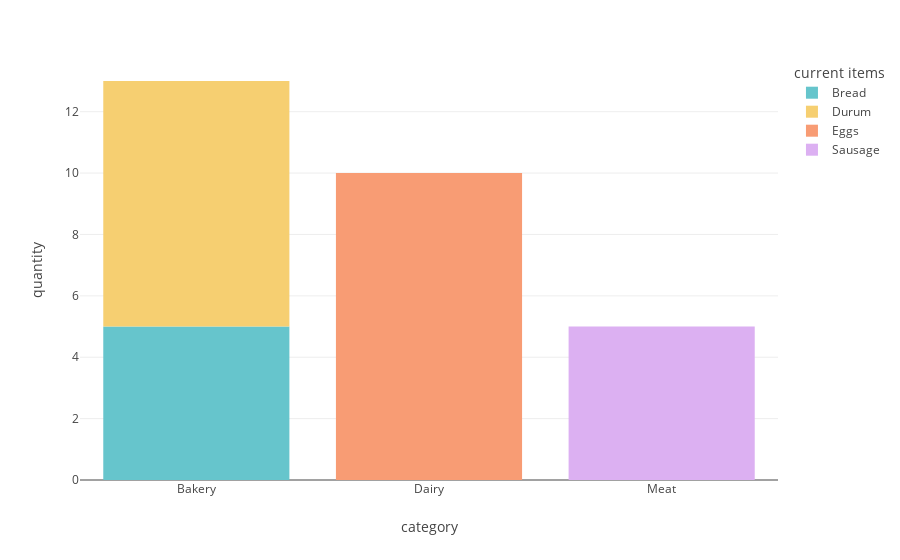
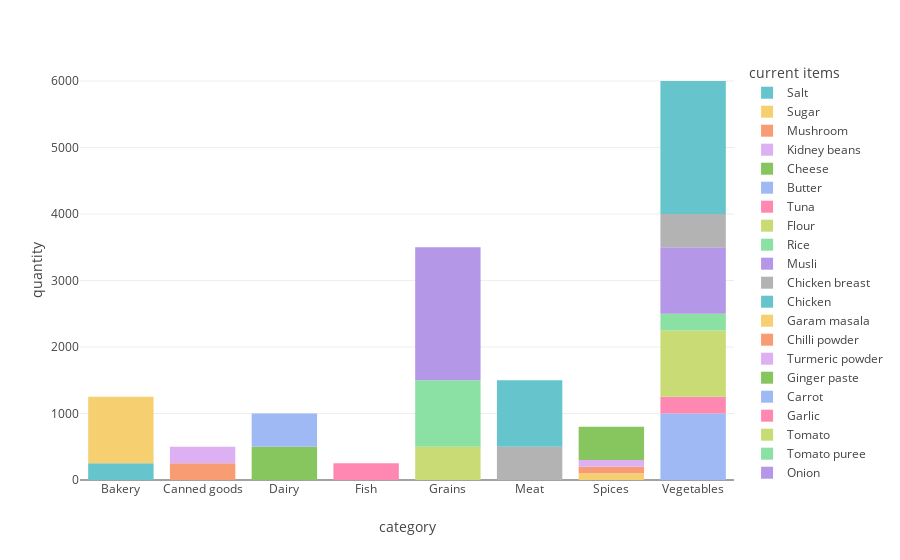
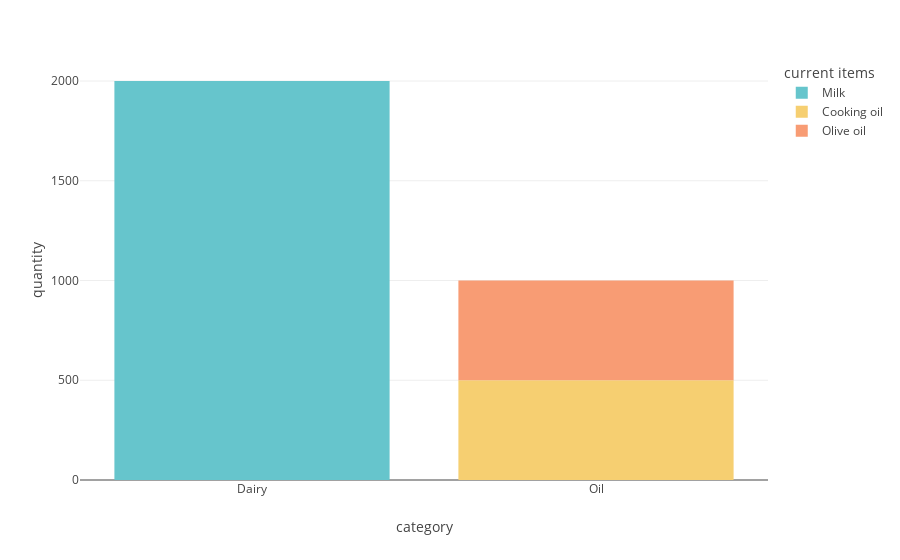

These figures' notebook cell, in order:
### Code cell
def plot(dataFrame):
    
    colors = {'Bakery': 'rgb(31, 119, 180)', 
              'Canned goods': 'rgb(255, 127, 14)', 
              'Dairy': 'rgb(44, 160, 44)', 
              'Fish': 'rgb(214, 39, 40)', 
              'Fruits': 'rgb(148, 103, 189)', 
              'Grains': 'rgb(140, 86, 75)', 
              'Meat': 'rgb(227, 119, 194)', 
              'Oil': 'rgb(127, 127, 127)', 
              'Spices': 'rgb(188, 189, 34)', 
              'Vegetables': 'rgb(23, 190, 207)'
              }
    
    
    piece_df = dataFrame.loc[dataFrame['unit'] == 'Piece']
    gram_df = dataFrame.loc[dataFrame['unit'] == 'Gram']
    millilitre_df = dataFrame.loc[dataFrame['unit'] == 'Millilitre']
    

    fig1 = px.bar(piece_df, x='category', y='quantity', color='current items',color_discrete_sequence=px.colors.qualitative.Pastel)
    fig2 = px.bar(gram_df, x='category', y='quantity', color='current items',color_discrete_sequence=px.colors.qualitative.Pastel)
    fig3 = px.bar(millilitre_df, x='category', y='quantity', color='current items',color_discrete_sequence=px.colors.qualitative.Pastel)


    
    fig1.show()
    fig2.show()
    fig3.show()
    
plot(catagorized_list_lowered_unit_converted_sorted_to_sentence)

### Figure 1 — Plotly figure (JSON) as saved in the notebook; plotly's stock layout.template omitted (floating-point values rounded to 4 significant figures)
{"data": [{"alignmentgroup": "True", "hovertemplate": "current items=Bread <br>category=%{x}<br>quantity=%{y}<extra></extra>", "legendgroup": "Bread ", "marker": {"color": "rgb(102, 197, 204)", "pattern": {"shape": ""}}, "name": "Bread ", "offsetgroup": "Bread ", "orientation": "v", "showlegend": true, "textposition": "auto", "type": "bar", "x": ["Bakery"], "xaxis": "x", "y": [5], "yaxis": "y"}, {"alignmentgroup": "True", "hovertemplate": "current items=Durum<br>category=%{x}<br>quantity=%{y}<extra></extra>", "legendgroup": "Durum", "marker": {"color": "rgb(246, 207, 113)", "pattern": {"shape": ""}}, "name": "Durum", "offsetgroup": "Durum", "orientation": "v", "showlegend": true, "textposition": "auto", "type": "bar", "x": ["Bakery"], "xaxis": "x", "y": [8], "yaxis": "y"}, {"alignmentgroup": "True", "hovertemplate": "current items=Eggs<br>category=%{x}<br>quantity=%{y}<extra></extra>", "legendgroup": "Eggs", "marker": {"color": "rgb(248, 156, 116)", "pattern": {"shape": ""}}, "name": "Eggs", "offsetgroup": "Eggs", "orientation": "v", "showlegend": true, "textposition": "auto", "type": "bar", "x": ["Dairy"], "xaxis": "x", "y": [10], "yaxis": "y"}, {"alignmentgroup": "True", "hovertemplate": "current items=Sausage <br>category=%{x}<br>quantity=%{y}<extra></extra>", "legendgroup": "Sausage ", "marker": {"color": "rgb(220, 176, 242)", "pattern": {"shape": ""}}, "name": "Sausage ", "offsetgroup": "Sausage ", "orientation": "v", "showlegend": true, "textposition": "auto", "type": "bar", "x": ["Meat"], "xaxis": "x", "y": [5], "yaxis": "y"}], "layout": {"barmode": "relative", "legend": {"title": {"text": "current items"}, "tracegroupgap": 0}, "margin": {"t": 60}, "xaxis": {"anchor": "y", "domain": [0, 1], "title": {"text": "category"}}, "yaxis": {"anchor": "x", "domain": [0, 1], "title": {"text": "quantity"}}}}

### Figure 2 — Plotly figure (JSON) as saved in the notebook; plotly's stock layout.template omitted (floating-point values rounded to 4 significant figures)
{"data": [{"alignmentgroup": "True", "hovertemplate": "current items=Salt<br>category=%{x}<br>quantity=%{y}<extra></extra>", "legendgroup": "Salt", "marker": {"color": "rgb(102, 197, 204)", "pattern": {"shape": ""}}, "name": "Salt", "offsetgroup": "Salt", "orientation": "v", "showlegend": true, "textposition": "auto", "type": "bar", "x": ["Bakery"], "xaxis": "x", "y": [250], "yaxis": "y"}, {"alignmentgroup": "True", "hovertemplate": "current items=Sugar<br>category=%{x}<br>quantity=%{y}<extra></extra>", "legendgroup": "Sugar", "marker": {"color": "rgb(246, 207, 113)", "pattern": {"shape": ""}}, "name": "Sugar", "offsetgroup": "Sugar", "orientation": "v", "showlegend": true, "textposition": "auto", "type": "bar", "x": ["Bakery"], "xaxis": "x", "y": [1000], "yaxis": "y"}, {"alignmentgroup": "True", "hovertemplate": "current items=Mushroom<br>category=%{x}<br>quantity=%{y}<extra></extra>", "legendgroup": "Mushroom", "marker": {"color": "rgb(248, 156, 116)", "pattern": {"shape": ""}}, "name": "Mushroom", "offsetgroup": "Mushroom", "orientation": "v", "showlegend": true, "textposition": "auto", "type": "bar", "x": ["Canned goods"], "xaxis": "x", "y": [250], "yaxis": "y"}, {"alignmentgroup": "True", "hovertemplate": "current items=Kidney beans<br>category=%{x}<br>quantity=%{y}<extra></extra>", "legendgroup": "Kidney beans", "marker": {"color": "rgb(220, 176, 242)", "pattern": {"shape": ""}}, "name": "Kidney beans", "offsetgroup": "Kidney beans", "orientation": "v", "showlegend": true, "textposition": "auto", "type": "bar", "x": ["Canned goods"], "xaxis": "x", "y": [250], "yaxis": "y"}, {"alignmentgroup": "True", "hovertemplate": "current items=Cheese<br>category=%{x}<br>quantity=%{y}<extra></extra>", "legendgroup": "Cheese", "marker": {"color": "rgb(135, 197, 95)", "pattern": {"shape": ""}}, "name": "Cheese", "offsetgroup": "Cheese", "orientation": "v", "showlegend": true, "textposition": "auto", "type": "bar", "x": ["Dairy"], "xaxis": "x", "y": [500], "yaxis": "y"}, {"alignmentgroup": "True", "hovertemplate": "current items=Butter<br>category=%{x}<br>quantity=%{y}<extra></extra>", "legendgroup": "Butter", "marker": {"color": "rgb(158, 185, 243)", "pattern": {"shape": ""}}, "name": "Butter", "offsetgroup": "Butter", "orientation": "v", "showlegend": true, "textposition": "auto", "type": "bar", "x": ["Dairy"], "xaxis": "x", "y": [500], "yaxis": "y"}, {"alignmentgroup": "True", "hovertemplate": "current items=Tuna<br>category=%{x}<br>quantity=%{y}<extra></extra>", "legendgroup": "Tuna", "marker": {"color": "rgb(254, 136, 177)", "pattern": {"shape": ""}}, "name": "Tuna", "offsetgroup": "Tuna", "orientation": "v", "showlegend": true, "textposition": "auto", "type": "bar", "x": ["Fish"], "xaxis": "x", "y": [250], "yaxis": "y"}, {"alignmentgroup": "True", "hovertemplate": "current items=Flour<br>category=%{x}<br>quantity=%{y}<extra></extra>", "legendgroup": "Flour", "marker": {"color": "rgb(201, 219, 116)", "pattern": {"shape": ""}}, "name": "Flour", "offsetgroup": "Flour", "orientation": "v", "showlegend": true, "textposition": "auto", "type": "bar", "x": ["Grains"], "xaxis": "x", "y": [500], "yaxis": "y"}, {"alignmentgroup": "True", "hovertemplate": "current items=Rice <br>category=%{x}<br>quantity=%{y}<extra></extra>", "legendgroup": "Rice ", "marker": {"color": "rgb(139, 224, 164)", "pattern": {"shape": ""}}, "name": "Rice ", "offsetgroup": "Rice ", "orientation": "v", "showlegend": true, "textposition": "auto", "type": "bar", "x": ["Grains"], "xaxis": "x", "y": [1000], "yaxis": "y"}, {"alignmentgroup": "True", "hovertemplate": "current items=Musli<br>category=%{x}<br>quantity=%{y}<extra></extra>", "legendgroup": "Musli", "marker": {"color": "rgb(180, 151, 231)", "pattern": {"shape": ""}}, "name": "Musli", "offsetgroup": "Musli", "orientation": "v", "showlegend": true, "textposition": "auto", "type": "bar", "x": ["Grains"], "xaxis": "x", "y": [2000], "yaxis": "y"}, {"alignmentgroup": "True", "hovertemplate": "current items=Chicken breast <br>category=%{x}<br>quantity=%{y}<extra></extra>", "legendgroup": "Chicken breast ", "marker": {"color": "rgb(179, 179, 179)", "pattern": {"shape": ""}}, "name": "Chicken breast ", "offsetgroup": "Chicken breast ", "orientation": "v", "showlegend": true, "textposition": "auto", "type": "bar", "x": ["Meat"], "xaxis": "x", "y": [500], "yaxis": "y"}, {"alignmentgroup": "True", "hovertemplate": "current items=Chicken <br>category=%{x}<br>quantity=%{y}<extra></extra>", "legendgroup": "Chicken ", "marker": {"color": "rgb(102, 197, 204)", "pattern": {"shape": ""}}, "name": "Chicken ", "offsetgroup": "Chicken ", "orientation": "v", "showlegend": true, "textposition": "auto", "type": "bar", "x": ["Meat"], "xaxis": "x", "y": [1000], "yaxis": "y"}, {"alignmentgroup": "True", "hovertemplate": "current items=Garam masala<br>category=%{x}<br>quantity=%{y}<extra></extra>", "legendgroup": "Garam masala", "marker": {"color": "rgb(246, 207, 113)", "pattern": {"shape": ""}}, "name": "Garam masala", "offsetgroup": "Garam masala", "orientation": "v", "showlegend": true, "textposition": "auto", "type": "bar", "x": ["Spices"], "xaxis": "x", "y": [100], "yaxis": "y"}, {"alignmentgroup": "True", "hovertemplate": "current items=Chilli powder<br>category=%{x}<br>quantity=%{y}<extra></extra>", "legendgroup": "Chilli powder", "marker": {"color": "rgb(248, 156, 116)", "pattern": {"shape": ""}}, "name": "Chilli powder", "offsetgroup": "Chilli powder", "orientation": "v", "showlegend": true, "textposition": "auto", "type": "bar", "x": ["Spices"], "xaxis": "x", "y": [100], "yaxis": "y"}, {"alignmentgroup": "True", "hovertemplate": "current items=Turmeric powder<br>category=%{x}<br>quantity=%{y}<extra></extra>", "legendgroup": "Turmeric powder", "marker": {"color": "rgb(220, 176, 242)", "pattern": {"shape": ""}}, "name": "Turmeric powder", "offsetgroup": "Turmeric powder", "orientation": "v", "showlegend": true, "textposition": "auto", "type": "bar", "x": ["Spices"], "xaxis": "x", "y": [100], "yaxis": "y"}, {"alignmentgroup": "True", "hovertemplate": "current items=Ginger paste<br>category=%{x}<br>quantity=%{y}<extra></extra>", "legendgroup": "Ginger paste", "marker": {"color": "rgb(135, 197, 95)", "pattern": {"shape": ""}}, "name": "Ginger paste", "offsetgroup": "Ginger paste", "orientation": "v", "showlegend": true, "textposition": "auto", "type": "bar", "x": ["Spices"], "xaxis": "x", "y": [500], "yaxis": "y"}, {"alignmentgroup": "True", "hovertemplate": "current items=Carrot<br>category=%{x}<br>quantity=%{y}<extra></extra>", "legendgroup": "Carrot", "marker": {"color": "rgb(158, 185, 243)", "pattern": {"shape": ""}}, "name": "Carrot", "offsetgroup": "Carrot", "orientation": "v", "showlegend": true, "textposition": "auto", "type": "bar", "x": ["Vegetables"], "xaxis": "x", "y": [1000], "yaxis": "y"}, {"alignmentgroup": "True", "hovertemplate": "current items=Garlic <br>category=%{x}<br>quantity=%{y}<extra></extra>", "legendgroup": "Garlic ", "marker": {"color": "rgb(254, 136, 177)", "pattern": {"shape": ""}}, "name": "Garlic ", "offsetgroup": "Garlic ", "orientation": "v", "showlegend": true, "textposition": "auto", "type": "bar", "x": ["Vegetables"], "xaxis": "x", "y": [250], "yaxis": "y"}, {"alignmentgroup": "True", "hovertemplate": "current items=Tomato<br>category=%{x}<br>quantity=%{y}<extra></extra>", "legendgroup": "Tomato", "marker": {"color": "rgb(201, 219, 116)", "pattern": {"shape": ""}}, "name": "Tomato", "offsetgroup": "Tomato", "orientation": "v", "showlegend": true, "textposition": "auto", "type": "bar", "x": ["Vegetables"], "xaxis": "x", "y": [1000], "yaxis": "y"}, {"alignmentgroup": "True", "hovertemplate": "current items=Tomato puree<br>category=%{x}<br>quantity=%{y}<extra></extra>", "legendgroup": "Tomato puree", "marker": {"color": "rgb(139, 224, 164)", "pattern": {"shape": ""}}, "name": "Tomato puree", "offsetgroup": "Tomato puree", "orientation": "v", "showlegend": true, "textposition": "auto", "type": "bar", "x": ["Vegetables"], "xaxis": "x", "y": [250], "yaxis": "y"}, {"alignmentgroup": "True", "hovertemplate": "current items=Onion<br>category=%{x}<br>quantity=%{y}<extra></extra>", "legendgroup": "Onion", "marker": {"color": "rgb(180, 151, 231)", "pattern": {"shape": ""}}, "name": "Onion", "offsetgroup": "Onion", "orientation": "v", "showlegend": true, "textposition": "auto", "type": "bar", "x": ["Vegetables"], "xaxis": "x", "y": [1000], "yaxis": "y"}, {"alignmentgroup": "True", "hovertemplate": "current items=Garlic paste<br>category=%{x}<br>quantity=%{y}<extra></extra>", "legendgroup": "Garlic paste", "marker": {"color": "rgb(179, 179, 179)", "pattern": {"shape": ""}}, "name": "Garlic paste", "offsetgroup": "Garlic paste", "orientation": "v", "showlegend": true, "textposition": "auto", "type": "bar", "x": ["Vegetables"], "xaxis": "x", "y": [500], "yaxis": "y"}, {"alignmentgroup": "True", "hovertemplate": "current items=Potatoes <br>category=%{x}<br>quantity=%{y}<extra></extra>", "legendgroup": "Potatoes ", "marker": {"color": "rgb(102, 197, 204)", "pattern": {"shape": ""}}, "name": "Potatoes ", "offsetgroup": "Potatoes ", "orientation": "v", "showlegend": true, "textposition": "auto", "type": "bar", "x": ["Vegetables"], "xaxis": "x", "y": [2000], "yaxis": "y"}], "layout": {"barmode": "relative", "legend": {"title": {"text": "current items"}, "tracegroupgap": 0}, "margin": {"t": 60}, "xaxis": {"anchor": "y", "domain": [0, 1], "title": {"text": "category"}}, "yaxis": {"anchor": "x", "domain": [0, 1], "title": {"text": "quantity"}}}}

### Figure 3 — Plotly figure (JSON) as saved in the notebook; plotly's stock layout.template omitted (floating-point values rounded to 4 significant figures)
{"data": [{"alignmentgroup": "True", "hovertemplate": "current items=Milk<br>category=%{x}<br>quantity=%{y}<extra></extra>", "legendgroup": "Milk", "marker": {"color": "rgb(102, 197, 204)", "pattern": {"shape": ""}}, "name": "Milk", "offsetgroup": "Milk", "orientation": "v", "showlegend": true, "textposition": "auto", "type": "bar", "x": ["Dairy"], "xaxis": "x", "y": [2000], "yaxis": "y"}, {"alignmentgroup": "True", "hovertemplate": "current items=Cooking oil<br>category=%{x}<br>quantity=%{y}<extra></extra>", "legendgroup": "Cooking oil", "marker": {"color": "rgb(246, 207, 113)", "pattern": {"shape": ""}}, "name": "Cooking oil", "offsetgroup": "Cooking oil", "orientation": "v", "showlegend": true, "textposition": "auto", "type": "bar", "x": ["Oil"], "xaxis": "x", "y": [500], "yaxis": "y"}, {"alignmentgroup": "True", "hovertemplate": "current items=Olive oil<br>category=%{x}<br>quantity=%{y}<extra></extra>", "legendgroup": "Olive oil", "marker": {"color": "rgb(248, 156, 116)", "pattern": {"shape": ""}}, "name": "Olive oil", "offsetgroup": "Olive oil", "orientation": "v", "showlegend": true, "textposition": "auto", "type": "bar", "x": ["Oil"], "xaxis": "x", "y": [500], "yaxis": "y"}], "layout": {"barmode": "relative", "legend": {"title": {"text": "current items"}, "tracegroupgap": 0}, "margin": {"t": 60}, "xaxis": {"anchor": "y", "domain": [0, 1], "title": {"text": "category"}}, "yaxis": {"anchor": "x", "domain": [0, 1], "title": {"text": "quantity"}}}}
